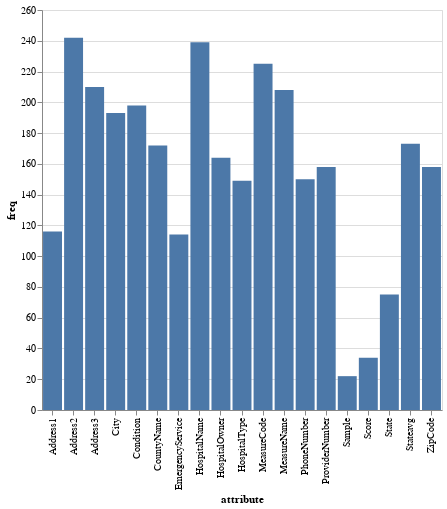

Notebook cell for this chart:
### Code cell
import altair as alt

pdf = noisy_cells_df.toPandas()
alt.Chart(pdf.sample(n=3000)).mark_bar().encode(x=alt.X('attribute'), y=alt.Y('count()', axis=alt.Axis(title='freq'))).properties(width=400, height=400)

### Figure 1 — Vega-Lite specification as saved in the notebook (floating-point values rounded to 4 significant figures; data arrays with more than 128 entries replaced by an {"elided": "..."} marker saying what was removed)
{"config": {"view": {"continuousWidth": 400, "continuousHeight": 300}}, "data": {"name": "data-a580659ff31c4ade525eb1352f4c802b"}, "mark": "bar", "encoding": {"x": {"type": "nominal", "field": "attribute"}, "y": {"type": "quantitative", "aggregate": "count", "axis": {"title": "freq"}}}, "height": 400, "width": 400, "$schema": "https://vega.github.io/schema/vega-lite/v4.8.1.json", "datasets": {"data-a580659ff31c4ade525eb1352f4c802b": {"elided": "3000 records"}}}
